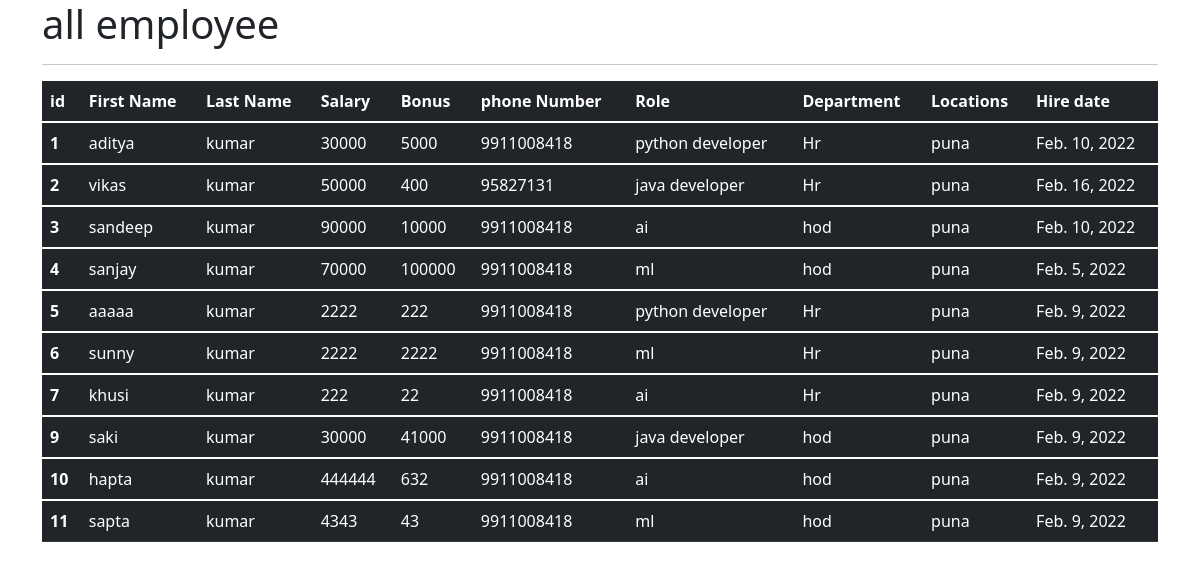
The app's page /all_emp with its own data.
### shop/models.py (models this page shows, shortened)
class Employee(models.Model):
    first_name=models.CharField(max_length=100,null=False)
    last_name=models.CharField(max_length=100)
    dept=models.ForeignKey(Department,on_delete=models.CASCADE)
    salary = models.IntegerField(default=0)
    bonus = models.IntegerField(default=0)
    role = models.ForeignKey(Role,on_delete=models.CASCADE)
    phone = models.IntegerField(default=0)
    hire_date=models.DateField()
    def __str__(self):
        return "%s %s %s" %(self.first_name,self.last_name,self.phone)

class Role(models.Model):
    name=models.CharField(max_length=100,null=False)

class Department(models.Model):
    name = models.CharField(max_length=100,null=False)
    locations = models.CharField(max_length=100)

### shop/views.py (the view)
# urls.py: path('all_emp', views.all_emp,name="all_emp"),
def all_emp(request):
    emps = Employee.objects.all()
    print(emps)
    return render(request,"all_emp.html",{'emps':emps})

### shop/templates/all_emp.html (shortened to what this page needs)
<!DOCTYPE html>
<html lang="en">
<head>
    <link href="https://cdn.jsdelivr.net/npm/bootstrap@5.1.3/dist/css/bootstrap.min.css" rel="stylesheet">
</head>
<body>
    <div class="container">
        <h1>all employee</h1>
        <hr>
        <table class="table table-dark">
            <thead>
              <tr>
                <th scope="col">id</th>
                <th scope="col">First Name</th>
                <th scope="col">Last Name</th>
                <th scope="col">Salary</th>
                <th scope="col">Bonus</th>
                <th scope="col">phone Number</th>
                <th scope="col">Role</th>
                <th scope="col">Department</th>
                <th scope="col">Locations</th>
                <th scope="col">Hire date</th>
              </tr>
            </thead>
            <tbody>
                {% for emp in emps %}
              <tr>
                <th scope="row">{{emp.id}}</th>
                <td>{{emp.first_name}}</td>
                <td>{{emp.last_name}}</td>
                <td>{{emp.salary}}</td>
                <td>{{emp.bonus}}</td>
                <td>{{emp.phone}}</td>
                <td>{{emp.role.name}}</td>
                <td>{{emp.dept.name}}</td>
                <td>{{emp.dept.locations}}</td>
                <td>{{emp.hire_date}}</td>
              </tr>
            </tbody>
            {% endfor %}
          </table>
    </div>
</body>
</html>

### records on screen
Employee: id "1", first_name "aditya", last_name "kumar", salary "30000", bonus "5000", phone "9911008418", role.name "python developer", dept.name "Hr", dept.locations "puna", hire_date "Feb. 10, 2022"
Employee: id "2", first_name "vikas", last_name "kumar", salary "50000", bonus "400", phone "95827131", role.name "java developer", dept.name "Hr", dept.locations "puna", hire_date "Feb. 16, 2022"
Employee: id "3", first_name "sandeep", last_name "kumar", salary "90000", bonus "10000", phone "9911008418", role.name "ai", dept.name "hod", dept.locations "puna", hire_date "Feb. 10, 2022"
Employee: id "4", first_name "sanjay", last_name "kumar", salary "70000", bonus "100000", phone "9911008418", role.name "ml", dept.name "hod", dept.locations "puna", hire_date "Feb. 5, 2022"
Employee: id "5", first_name "aaaaa", last_name "kumar", salary "2222", bonus "222", phone "9911008418", role.name "python developer", dept.name "Hr", dept.locations "puna", hire_date "Feb. 9, 2022"
Employee: id "6", first_name "sunny", last_name "kumar", salary "2222", bonus "2222", phone "9911008418", role.name "ml", dept.name "Hr", dept.locations "puna", hire_date "Feb. 9, 2022"
Employee: id "7", first_name "khusi", last_name "kumar", salary "222", bonus "22", phone "9911008418", role.name "ai", dept.name "Hr", dept.locations "puna", hire_date "Feb. 9, 2022"
Employee: id "9", first_name "saki", last_name "kumar", salary "30000", bonus "41000", phone "9911008418", role.name "java developer", dept.name "hod", dept.locations "puna", hire_date "Feb. 9, 2022"
Employee: id "10", first_name "hapta", last_name "kumar", salary "444444", bonus "632", phone "9911008418", role.name "ai", dept.name "hod", dept.locations "puna", hire_date "Feb. 9, 2022"
Employee: id "11", first_name "sapta", last_name "kumar", salary "4343", bonus "43", phone "9911008418", role.name "ml", dept.name "hod", dept.locations "puna", hire_date "Feb. 9, 2022"
